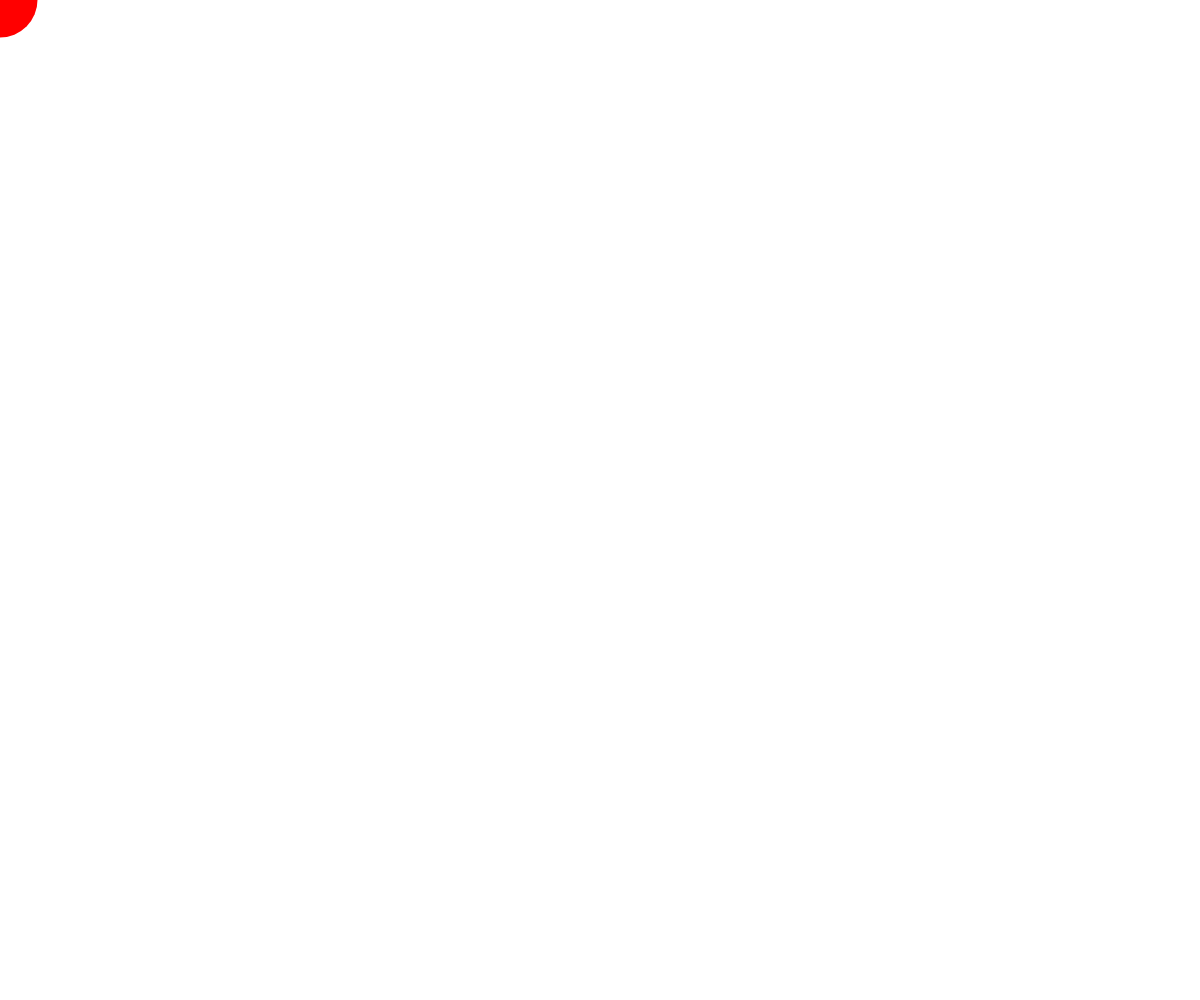
Frame 1 (no input)
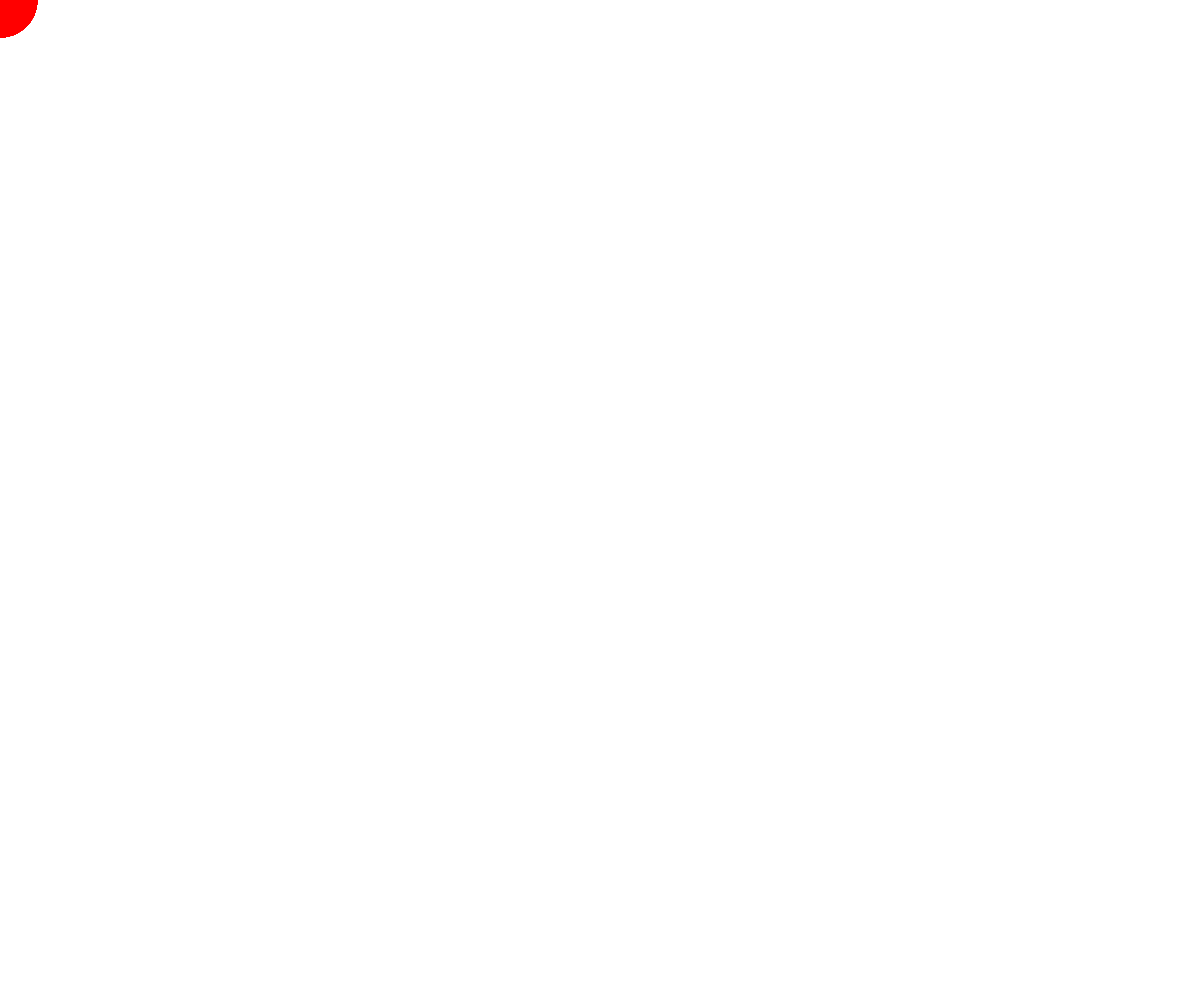
Frame 60 (no input)
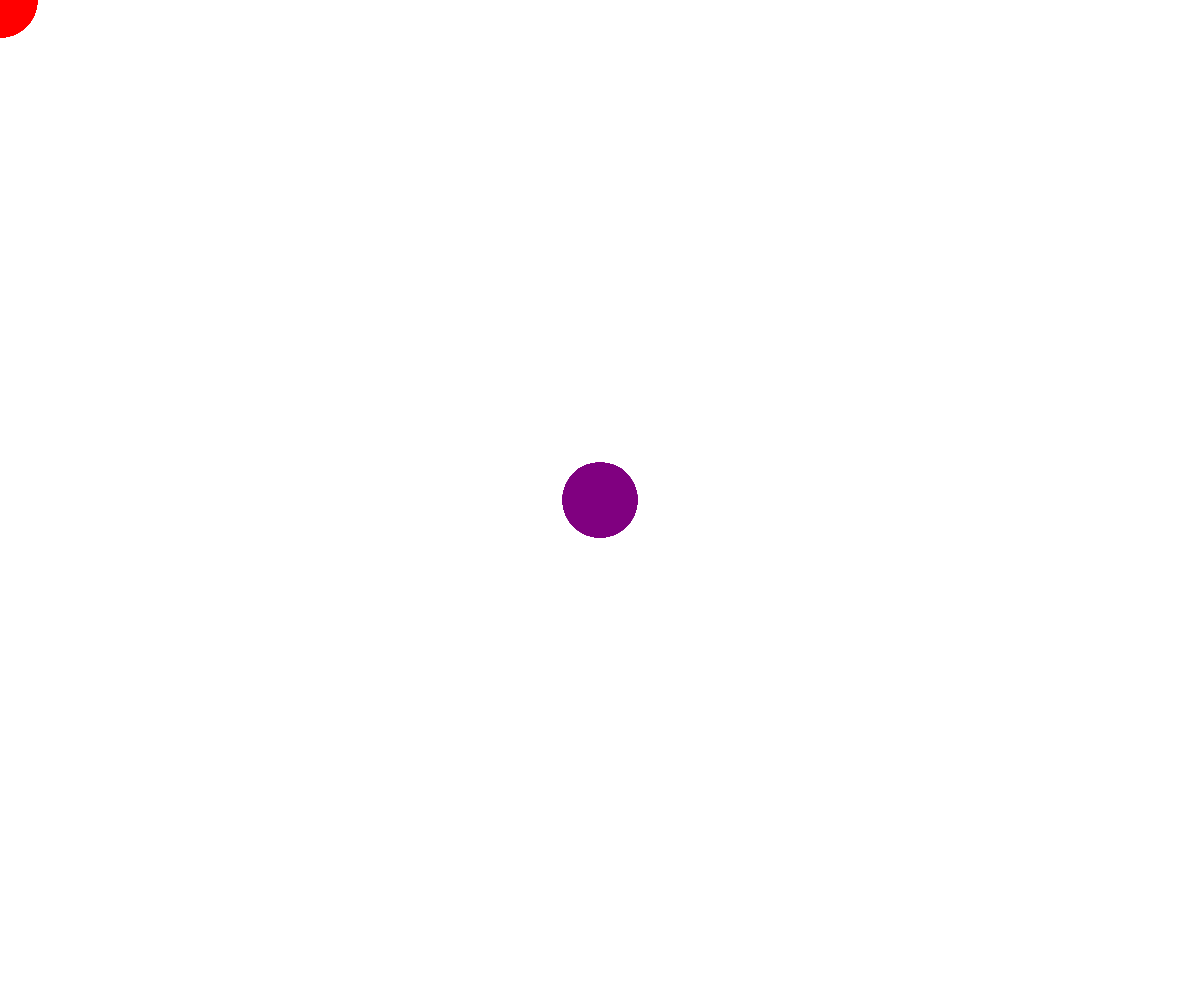
Frame 120 (the mouse pressed at the canvas centre since frame 60)

The p5.js sketch that drew these frames (run headless with seeded random() and noise() and a simulated clock; from frame 60 on, the mouse is pressed at the canvas centre):

// p5.js sketch
// ── sketch.js
//code snippet adapted from https://editor.p5js.org/juliamaltz/sketches/H1sO_VBSb
let color1;
let color2;

function setup() {
  createCanvas(windowWidth, windowHeight);
  color1 = color(255, 0, 0);
  color2 = color(0, 0, 255);
}

function draw() {
  let percentage = map(mouseY, 0, height, 0, 1);
  let color = lerpColor(color1, color2, percentage);
  noStroke();
  fill(color);
  ellipse(mouseX, mouseY, 75, 75);
}
